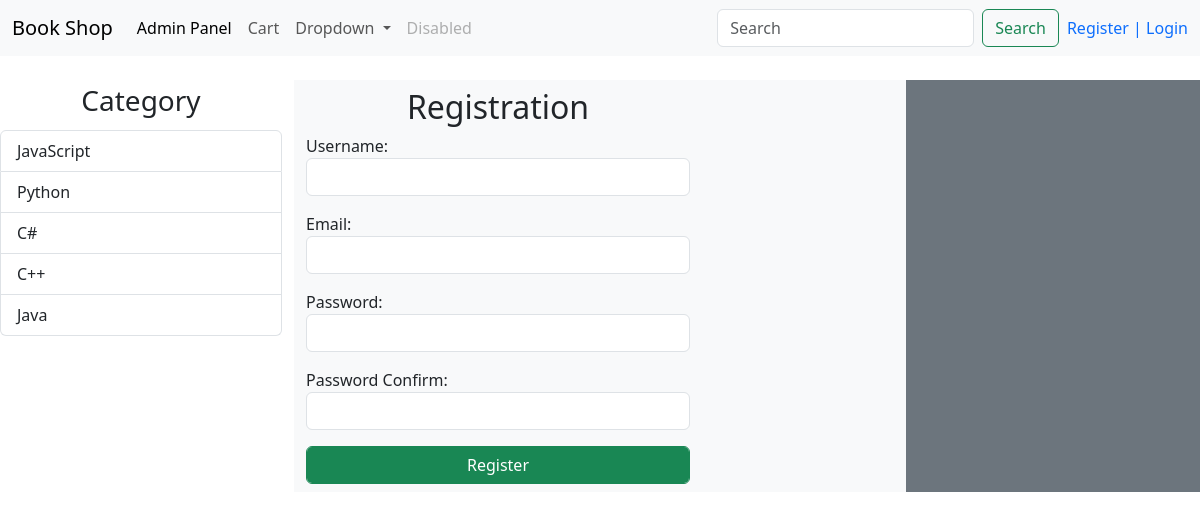
Screenshot of /register/ with the database file from the repository.
### book/models.py (models this page shows, shortened)
class Category(models.Model):
    title = models.CharField(max_length=200)
    slug = models.SlugField(max_length=250)

### book/views.py (the view)
# urls.py: path('register/', user_register, name='register'),
def user_register(request):
    if request.method == 'POST':
        form = UserRegisterForm(request.POST)
        if form.is_valid():
            form.save()
            return redirect('book:login')
    else:
        form = UserRegisterForm()
    return render(request, 'book/register.html', {'form': form})

### book/forms.py
class UserRegisterForm(UserCreationForm):
    email = forms.EmailField(label='Email', widget=forms.EmailInput(attrs={'class': 'form-control', 'autofocus': 'off'}))
    username = forms.CharField(label='Username', widget=forms.TextInput(attrs={'class': 'form-control', 'autofocus': 'off'}))
    password1 = forms.CharField(label='Password', widget=forms.PasswordInput(attrs={'class': 'form-control', 'autofocus': 'off'}))
    password2 = forms.CharField(label='Password Confirm', widget=forms.PasswordInput(attrs={'class': 'form-control', 'autofocus': 'off'}))
    class Meta:
        model =User
        fields = ('username', 'email', 'password1', 'password2')
    def __init__(self, *args, **kwargs):
        super(UserRegisterForm, self).__init__(*args, **kwargs)
        self.fields['username'].widget.attrs.pop('autofocus')
        self.fields['email'].widget.attrs.pop('autofocus')
        self.fields['password1'].widget.attrs.pop('autofocus')
        self.fields['password2'].widget.attrs.pop('autofocus')

### book/context_processors.py (called while the page is built)
def categories(request):
    categories = Category.objects.all()
    return {'categories': categories}

### templates/book/register.html (shortened to what this page needs)
{% extends 'base.html' %}
{% block content %}
        <div class="row">
            <div class="col-8 py-2">
                <h2 class="text-center">Registration</h2>
                <form action="" class="" method="post">
                    {{form.as_p}}
                    <button type="submit" class="btn btn-success form-control">Register</button>
                </form>
            </div>
        </div>
{% endblock %}

### templates/base.html (shortened to what this page needs)
<!doctype html>
<html lang="en">
  <head>
    <link href="https://cdn.jsdelivr.net/npm/bootstrap@5.3.2/dist/css/bootstrap.min.css" rel="stylesheet">
  </head>
  <body>
  <nav class="navbar navbar-expand-lg bg-body-tertiary">
      <div class="container-fluid">
        <a class="navbar-brand" href="{% url 'book:home' %}">Book Shop</a>
        <div class="collapse navbar-collapse" id="navbarSupportedContent">
          <ul class="navbar-nav me-auto mb-2 mb-lg-0">
            <li class="nav-item">
              <a class="nav-link active" aria-current="page" href="http://127.0.0.1:8000/admin/">Admin Panel</a>
            </li>
            <li class="nav-item">
              <a class="nav-link" href="{% url 'cart:cart' %}">Cart</a>
            </li>
            <li class="nav-item dropdown">
              <a class="nav-link dropdown-toggle" href="#" role="button" data-bs-toggle="dropdown" aria-expanded="false">
                Dropdown
              </a>
            </li>
            <li class="nav-item">
              <a class="nav-link disabled" aria-disabled="true">Disabled</a>
            </li>
          </ul>
          <form class="d-flex mx-2" role="search">
            <input class="form-control me-2" type="search" placeholder="Search" aria-label="Search">
            <button class="btn btn-outline-success" type="submit">Search</button>
          </form>
          {% if request.user.is_authenticated %}
          <span>Xush kelibsiz <i>{{user.username}}</i> | <a href="{% url 'book:logout' %}">Logout</a></span>
          {% else %}
          <span class="py-2"><a class="py-2 text-decoration-none" href="{% url 'book:register' %}">Register | </a><a class="py-2 text-decoration-none" href="{% url 'book:login' %}">Login</a></span>
          {% endif %}
        </div>
      </div>
  </nav>
  <div class="row mt-4">
      <div class="col-3">
        <h3 class="text-center py-1">Category</h3>
        <ul class="list-group">
          {% for cat in categories %}
          <li class="list-group-item"><a class="text-decoration-none text-dark" href="{% url 'book:category' cat.id %}">{{cat.title}}</a></li>
          {% endfor %}
        </ul>
      </div>
      <div class="col-6 bg-light">
        {% block content %}{% endblock %}
      </div>
      <div class="col-3 bg-secondary">
      </div>
  </div>
  </body>
</html>

### rows the page displays
Category: title "JavaScript"
Category: title "Python"
Category: title "C#"
Category: title "C++"
Category: title "Java"
